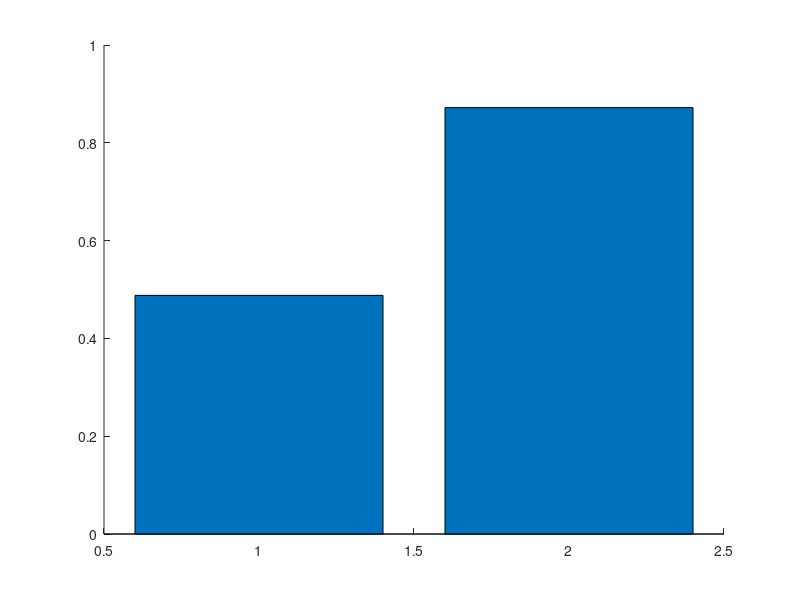

Recreate this plot in MATLAB. (Note: this script raises an error after producing the figure.)

%% Problem 1

% Load behavioral scores
data = load('scores.mat');

% Null hypothesis: no difference in scores between pretest and posttest
% Alternate hypothesis: scores are different in pretest and posttest
% t(19) = 10.35, p = 3x10^-9
[h, p, ci, stats] = ttest(data.posttest, data.pretest);

% Calc summary statistics
pre_mean = mean(data.pretest); %.49
post_mean = mean(data.posttest); %.87
pre_std = std(data.pretest); %.12
post_std = std(data.posttest); %.17

% Plot summary stats
figure('color', 'w', 'name', 'Student scores', 'position', [350 160 420 530]); 
hold on;
bar([1,2], [pre_mean, post_mean]);
errorbar([1,2], [pre_mean, post_mean], [pre_std, post_std], 'linestyle', 'none', ...
    'color', 'r', 'linewidth', 2);

set(gca, 'xtick', [1,2], 'xticklabel', {'Pretest', 'Posttest'}, 'fontsize', ...
    12);
ylabel('Score', 'fontsize', 16);
title('Student scores', 'fontsize', 20);

% Save figure
saveas(gcf, 'student_scores.png');

% Results: Students significantly improved their score from pre-test to
% post-test (t(19) = 10.35, p<.001) from a mean score of 0.49 (STD = 0.12)
% in the pre-test to a mean score of 0.87 (STD=0.17) in the post-test.


%% Problem 2

% Load data
roi_data = load('roidata.mat');

% Calculate ISC: corr each subj with the teacher
nSubs = size(roi_data.student_data,1);

isc_r = NaN(1,nSubs);
for i = 1:nSubs
    isc_r(i) = corr(roi_data.student_data(i,:)', roi_data.teacher_data');
end

% Calculate ISC: take average corr values
isc = mean(isc_r); %0.056
isc_std = std(isc_r); %0.053

% Plot average student and teacher ts
figure('color', 'w', 'name', 'Dorsal precuneous student and teacher timeseries');
hold on;

plot(zscore(mean(roi_data.student_data,1)), 'b');
plot(zscore(roi_data.teacher_data), 'g');

% Add legend, labels
legend({'Student', 'Teacher'}, 'fontsize', 12);
xlabel('TR (1.5s', 'fontsize', 14);
ylabel('% signal change', 'fontsize', 14);
title('Avg student and teacher timeseries in dPrecun', 'fontsize', 18);

% Add ISC as text annotation
text(100, -3, ['isc = ' num2str(isc,4) ', std = ', num2str(isc_std,4)],...
    'fontsize', 12);

% save
saveas(gcf, 'dpcun_isc.png');

%% Problem 3

% Corr change in score with teacher-student isc
% r = .7139 p<.001
score_diff = (data.posttest - data.pretest)';
[r,p] = corr(score_diff, isc_r');

% Linear regression
Y = score_diff;
X = [ones(size(Y)), isc_r'];
[b, ci, ~, ~, stats] = regress(Y, X);

% Plot
figure('color', 'w', 'name', 'Scores-Behav corr'); hold on;

% Plot scatter
plot(isc_r, score_diff, 'bo', 'markerfacecolor', 'b', 'markersize', 12);

% Plot regression line
x_vals = [-.08:.01: .12];
y_vals = b(1) + b(2)*x_vals;
plot(x_vals, y_vals, 'r', 'linewidth', 2);

% Add text with stats
text(-.06, .55, ['r = ' num2str(r, 3) ', p = ' num2str(p,3)], 'fontsize', 12);
text(-.06, .52, ['b0 = ' num2str(b(1), 3) ', b1 = ' num2str(b(2),3)], ...
    'fontsize', 12);

% Add labels
set(gca, 'fontsize', 12, 'ylim', [0 .63])
xlabel('Teacher-Student ISC (r)', 'fontsize', 14);
ylabel('Posttest-Pretest Score', 'fontsize', 14);
title('ISC-Score correlation in DPcun', 'fontsize', 18);

% Save
saveas(gcf, 'isc_behav_corr.png');

% Results: Teacher-student ISC is significantly correlated with learning
% outcomes (r=0.71, p<.001). A linear regression model showed that
% Teacher-Student ISC explained 51% of the variance in learning (F = 18.72,
% p<.001).

%% Bonus:

% Set the number of iterations
nIters = 10000;

% Initialize null distribution
r_null = NaN(1,nIters);

% For each iteration, shuffle the order of scores. Recalc correlation and
% save to the r_null
for i = 1:nIters
    
    % Shuffle scores
    shuff_order = randperm(nSubs);
    shuff_diff = score_diff(shuff_order);
    
    % Calc null r
    r_null(i) = corr(shuff_diff, isc_r');
        
end

% Plot null distribution with observed r
figure('color', 'w', 'name', 'shuff null'); hold on;
histogram(r_null, 100, 'normalization', 'probability');
plot([r r], [0 .03], 'r', 'linewidth', 2);
title('Shuff distribution of null r-values', 'fontsize', 14);
saveas(gcf, 'shuffled_r_null.png')

% Count number of null values greater than observed r
null_larger = sum(r_null > r);

% Convert to p-value by dividing by nIters: p = .0003
p_shuff = null_larger / nIters;









